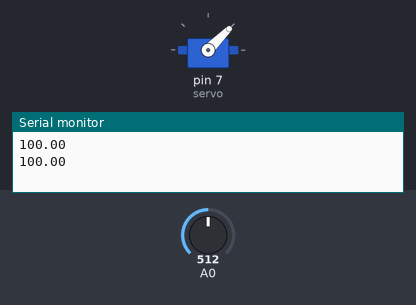
A sketch run on a simulated Arduino Uno, built with avr-gcc and run on an emulated ATmega328P. On the bench: servo, the last lines printed to the serial monitor. The test bench sets the inputs (shaded band); at power-on: A0 = 512.

Above: at 1.9 s.
2.0 s: A0 set to 914
6.3 s: A0 set to 936
At 6.8 s:
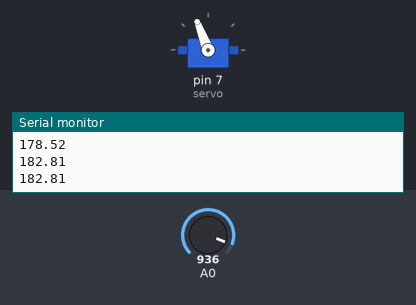
8.0 s: A0 set to 900
At 8.3 s:
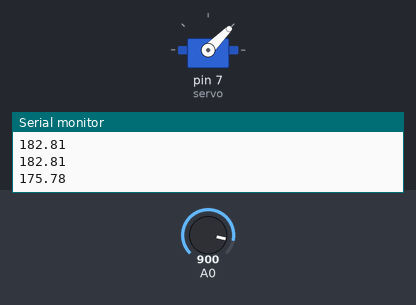
12.3 s: A0 set to 1023
At 12.9 s:
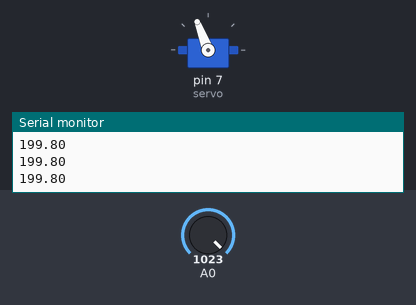
Timing chart, 0 to 14.8 s (numbered marks = the images above; inputs shaded):
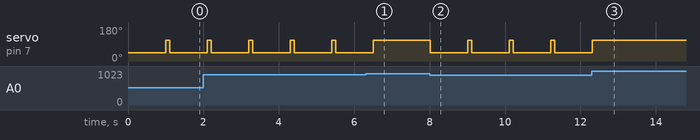

The sketch:

oyaji_ard.ino
```cpp
#include <Servo.h>
Servo servo; //サーボモータ

float raw_value;
float weight; //かかる圧力

void setup() {
  Serial.begin(9600);
  servo.attach(7,500,2400); //パルス幅を500~2400msに指定
  servo.write(111); //モータ初期角度決め

}

void loop() {
  raw_value = analogRead(A0);
  weight = raw_value / 1024 * 200;　//圧力が大きいほど数値が小さくなる
  Serial.println(weight);

  //圧力センサが反応したら顎動かす
  if(weight <= 180){
    servo.write(45); //口開ける
    delay(1000); //1秒間口開ける
    servo.write(111); //もとに戻す
  }
  delay(100);
}
```

Measured:
- the behaviour switches between 921 and 922 on A0 (found by bisection; images 0 and 1)
- after the input at 6.3 s, servo on pin 7 (servo): goes on until 6.5 s, then stays 111°
- after the input at 8.0 s, servo on pin 7 (servo): alternates 111° for 0.10 s and 45° for 1.0 s, starting at once
- after the input at 12.3 s, servo on pin 7 (servo): goes on until 12.3 s, then stays 111°
- by itself, servo on pin 7 (servo): alternates 111° for 0.10 s and 45° for 1.0 s
